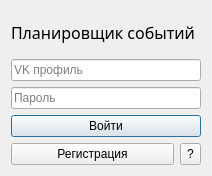
<?xml version="1.0" encoding="UTF-8"?>
<ui version="4.0">
 <class>LoginDialog</class>
 <widget class="QDialog" name="LoginDialog">
  <property name="geometry">
   <rect>
    <x>0</x>
    <y>0</y>
    <width>212</width>
    <height>176</height>
   </rect>
  </property>
  <property name="sizePolicy">
   <sizepolicy hsizetype="Fixed" vsizetype="Fixed">
    <horstretch>0</horstretch>
    <verstretch>0</verstretch>
   </sizepolicy>
  </property>
  <property name="windowTitle">
   <string>Dialog</string>
  </property>
  <property name="locale">
   <locale language="Russian" country="Russia"/>
  </property>
  <layout class="QVBoxLayout" name="verticalLayout">
   <item>
    <widget class="QLabel" name="label">
     <property name="font">
      <font>
       <family>Segoe Print</family>
       <pointsize>12</pointsize>
       <bold>false</bold>
      </font>
     </property>
     <property name="text">
      <string>Планировщик событий</string>
     </property>
    </widget>
   </item>
   <item>
    <widget class="QLineEdit" name="vkEdit">
     <property name="placeholderText">
      <string>VK профиль</string>
     </property>
    </widget>
   </item>
   <item>
    <widget class="QLineEdit" name="passEdit">
     <property name="echoMode">
      <enum>QLineEdit::Normal</enum>
     </property>
     <property name="placeholderText">
      <string>Пароль</string>
     </property>
    </widget>
   </item>
   <item>
    <widget class="QPushButton" name="loginBtn">
     <property name="text">
      <string>Войти</string>
     </property>
    </widget>
   </item>
   <item>
    <widget class="QFrame" name="frame">
     <property name="sizePolicy">
      <sizepolicy hsizetype="Preferred" vsizetype="Fixed">
       <horstretch>0</horstretch>
       <verstretch>0</verstretch>
      </sizepolicy>
     </property>
     <property name="frameShape">
      <enum>QFrame::NoFrame</enum>
     </property>
     <layout class="QHBoxLayout" name="horizontalLayout">
      <property name="leftMargin">
       <number>0</number>
      </property>
      <property name="topMargin">
       <number>0</number>
      </property>
      <property name="rightMargin">
       <number>0</number>
      </property>
      <property name="bottomMargin">
       <number>0</number>
      </property>
      <item>
       <widget class="QPushButton" name="regBtn">
        <property name="sizePolicy">
         <sizepolicy hsizetype="Preferred" vsizetype="Fixed">
          <horstretch>1</horstretch>
          <verstretch>0</verstretch>
         </sizepolicy>
        </property>
        <property name="sizeIncrement">
         <size>
          <width>0</width>
          <height>0</height>
         </size>
        </property>
        <property name="text">
         <string>Регистрация</string>
        </property>
       </widget>
      </item>
      <item>
       <widget class="QToolButton" name="helpBtn">
        <property name="sizePolicy">
         <sizepolicy hsizetype="Fixed" vsizetype="Expanding">
          <horstretch>0</horstretch>
          <verstretch>0</verstretch>
         </sizepolicy>
        </property>
        <property name="text">
         <string>?</string>
        </property>
       </widget>
      </item>
     </layout>
    </widget>
   </item>
  </layout>
 </widget>
 <resources/>
 <connections/>
</ui>
